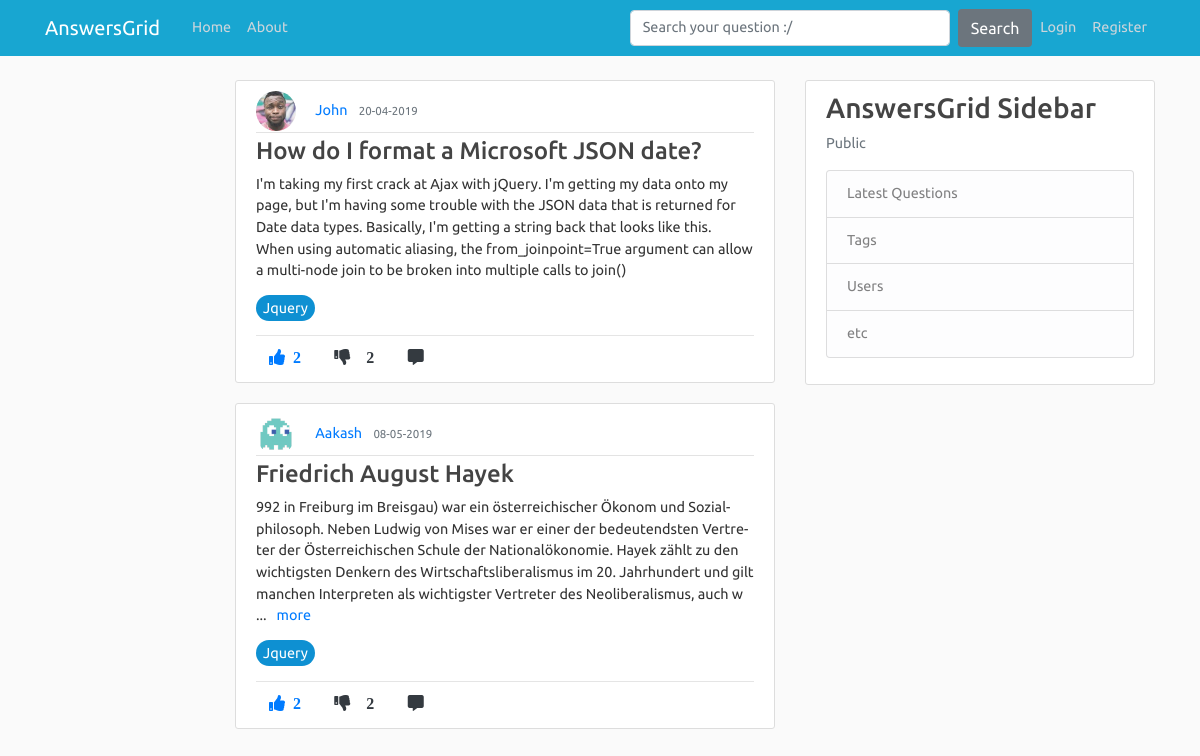
Page /tags/Jquery on the committed database.
### application/models.py (models this page shows, shortened)
class tagposts(db.Model):
    id = db.Column(db.Integer, primary_key=True, nullable=False)
    post_id = db.Column(db.Integer, db.ForeignKey('post.id'), nullable=False)
    tag_id = db.Column(db.Integer, db.ForeignKey('tags.tag_id'), nullable=False)

class User(db.Model, UserMixin):
    id = db.Column(db.Integer, primary_key=True)
    username = db.Column(db.String(20), unique=True, nullable=False)
    email = db.Column(db.String(120), unique=True, nullable=False)
    image_file = db.Column(db.String(20), nullable=False, default='default.jpg')
    password = db.Column(db.String(60), nullable=False)
    posts = db.relationship('Post', backref='author', lazy=True)
    comments = db.relationship('Comment', backref='author', lazy=True)

class Post(db.Model):
    id = db.Column(db.Integer, primary_key=True)
    title = db.Column(db.String(100), nullable=False)
    content = db.Column(db.Text, nullable=False)
    date_posted = db.Column(db.DateTime, nullable=False, default=datetime.utcnow)
    like_count = db.Column(db.Integer, nullable=False, default=0)
    dislike_count = db.Column(db.Integer, nullable=False, default=0)
    user_id = db.Column(db.Integer, db.ForeignKey('user.id'), nullable=False)
    comments = db.relationship('Comment', backref='commentOnPost', lazy=True)

class Tags(db.Model):
    tag_id = db.Column(db.Integer, primary_key=True, nullable=False)
    tag_title = db.Column(db.String,nullable=False)

### application/routes.py (the view)
@app.route('/tags/<tag_title>')
def tags(tag_title):
    page = request.args.get('page',1,type=int)
    posts = Post.query.order_by(Post.date_posted.desc()).paginate(page=page, per_page=5)
    tag_title = tag_title
    joinedTables = db.session.query(tagposts.post_id,tagposts.tag_id,Tags.tag_title,Post.title,Post.user_id,Post.like_count,Post.content,Post.id,Post.author,Post.date_posted,User.username,User.image_file).join(Tags).join(Post).join(User).all()
    for item in joinedTables:
        if tag_title in item.tag_title:
            print(tag_title, item.post_id, item.title, item.user_id,  item.username, item.image_file)
            return render_template("tags.html", posts=posts, joinedTables=joinedTables, tag_title=tag_title)

### application/templates/tags.html
{% extends "layout.html" %}
{% block content %}
      {% for item in joinedTables %}
      {% if tag_title == item.tag_title %}
        <article class="media content-section">
          <div class="media-body">
            <img class="rounded-circle article-img" src="{{ url_for('static', filename='profile_pics/' + item.image_file) }}">
            <a class="mr-2" href="#">{{ item.username }}</a>
            <small class="text-muted">{{ item.date_posted.strftime('%d-%m-%Y') }}</small>
            <div class="article-metadata">
            </div>
            <h4><a class="article-title" href="#">{{ item.title }}</a></h4>
            <p class="article-content more">{{ item.content }}</p>
            <p><a class="article-content tag-style" href="#">{{ item.tag_title }}</a></p><hr>
            <div class="footRow">
            {%  if current_user.is_authenticated %}
            <a href="{{ url_for('upvote', post_id=item.id, user_id=current_user.id) }}"><i class="fas fa-thumbs-up mr-1 btn text-primary upvote"><span class="ml-2 likes-count">{{ item.like_count }}</span></i></a>
            <a href="{{ url_for('downvote', post_id=item.id, user_id=current_user.id) }}"><i class="fas fa-thumbs-down mr-1 btn text-dark"><span id="demo" class="ml-3">{{ item.like_count }}</i></a>
            <a href="{{url_for('comment_post', post_id=item.id)}}"><i class="fas fa-comment-alt mr-1 btn text-dark"></i></a>
            {% else %}
            <a href="#"><i class="fas fa-thumbs-up mr-1 btn text-primary upvote"><span class="ml-2 likes-count">{{ item.like_count }}</span></i></a>
            <a href="#"><i class="fas fa-thumbs-down mr-1 btn text-dark"><span id="demo" class="ml-3">{{ item.like_count }}</i></a>
            <a href="{{url_for('comment_post', post_id=item.id)}}"><i class="fas fa-comment-alt mr-1 btn text-dark"></i></a>
            {% endif %}
            </div>
          </div>
        </article>
      {% endif %}
      {% endfor %}
{% endblock content %}

### application/static/main.css (style rules this page uses)
body { background: #fafafa; color: #333333; margin-top: 5rem; }
h1, h2, h3, h4, h5, h6 { color: #444444; }
.content-section { background: #ffffff; padding: 10px 20px; border: 1px solid #dddddd; border-radius: 3px; margin-bottom: 20px; }
.article-title { color: #444444; }
.article-content { white-space: pre-line; }
.article-img { height: 40px; width: 40px; margin-right: 16px; }
.article-metadata { padding-bottom: 1px; margin-bottom: 4px; border-bottom: 1px solid #e3e3e3 }

### application/templates/layout.html (style rules this page uses)
body { color: #333333; margin-top: 5rem; font-size: .9rem; font-weight: 400; line-height: 1.5; font-family: 'Ubuntu', sans-serif; }
img { display: inline; }
.footRow { margin-top: -10px; }
.tag-style { margin-right: 3px; padding: 5px 7px; border-radius: 50px; color: white; background-color: #0e90d2; }

### rows in the picture
tagposts: image_file (picture), username "John", date_posted "20-04-2019", title "How do I format a Microsoft JSON date?", content "I'm taking my first crack at Ajax with jQuery. I'm getting my data onto my page, but I'm having some trouble with the JSON data that is returned for Date data types. Basically, I'm getting a string back that looks like this. When using automatic aliasing, the from_joinpoint=True argument can allow a multi-node join to be broken into multiple calls to join()", tag_title "Jquery", like_count "2"
tagposts: image_file (picture), username "Aakash", date_posted "08-05-2019", title "Friedrich August Hayek", content "992 in Frei­burg im Breis­gau) war ein öster­reichi­scher Öko­nom und Sozial­philo­soph. Neben Ludwig von Mises war er einer der bedeu­tends­ten Vertre­ter der Öster­reichi­schen Schule der National­ökono­mie. Hayek zählt zu den wichtigs­ten Denkern des Wirt­schafts­liberalis­mus im 20. Jahr­hundert und gilt manchen Inter­preten als wichtigs­ter Vertre­ter des Neo­libera­lismus, auch w", tag_title "Jquery", like_count "2"
